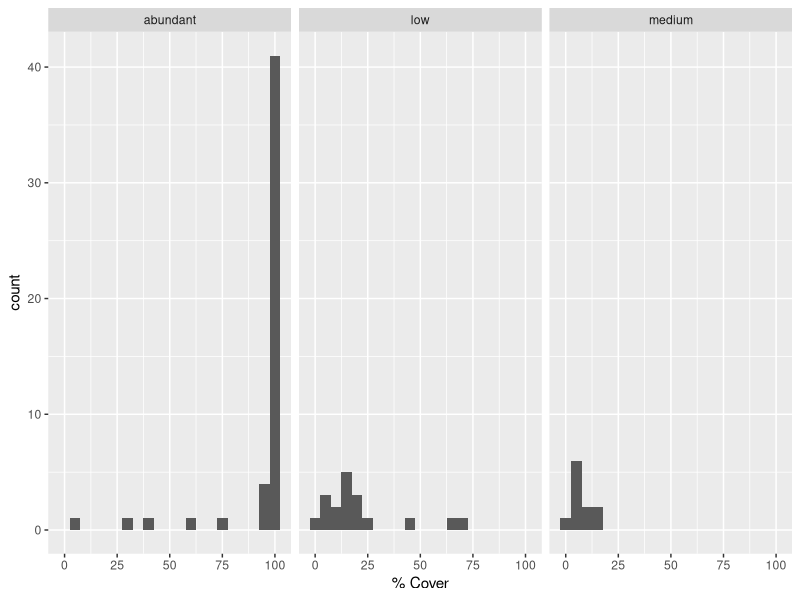

Reproduce this figure in R.
#Final Project 


#A project-specific ‘R’ project + Git Hub repository (see name of project) ----
#evidence of version control ... (Show GitHub repository) ----

library(readxl)

#read in data (see below) ----
data <- read_xlsx('SFBVEG2013.xlsx')


#indexing ----
names(data)
species <- unique(data$Species)

#subsetting ----

jc1 <- subset(x = data, data$TransectID == 'Jaumea carnosa', select = c('Canopy Height', 'Density'))
jc1
jc2 <- subset(x=data, data$Species == 'Jaumea carnosa', select = c('Canopy Height', '% Cover'))
jc2


#ordering and summarizing ---- 
library(tidyverse)

names(data)

data$`% Cover` <- as.numeric(data$`% Cover`)

sp.cover <- data %>% group_by(Species) %>% 
  summarise(avg.Cover = mean(`% Cover`, na.rm=T), Cover.stdev = sd(`% Cover`, na.rm = T))
sp.cover

sp.Density <- data %>% group_by(Species) %>% 
  summarise(avg.Density = mean(`Density`, na.rm=T), Density.stdev = sd(`Density`, na.rm = T))
sp.Density

sp.CD <- merge(x=sp.cover, y = sp.Density, by = 'Species' )
sp.CD
sp.CD[3,] 
sp.CD <- sp.CD[-3,]
sp.CD

#use if else and for loop ---- 

coverabundance <- function(x){
  cover <- x[,2]
  
if(cover > 80){ abundance <- 'abundant' }
  else if(cover < 10){abundance <- 'medium'}
  else{abundance <- 'low'}
  return(abundance)
}
sp.CD$abundance <- NA
for(i in 1:nrow(sp.CD)){sp.CD[i,]$abundance <- coverabundance(x = sp.CD[i,])}
sp.CD

#reshape data with melt ---- 

library(reshape2)

sp.AB <- melt(data=sp.CD, id.vars = c('abundance'), measure.vars = 'Species')
sp.AB

#for loop again ----- 
realdeal <- function(x){
  plant <- x[,13]
  if(plant == 'Salicornia pacifica'){abundance <- 'abundant'}
  else if(plant == 'Cuscuta salina'){abundance <- 'medium'}
  else if(plant =='Limonium californicum'){abundance <- 'medium'}
  else{abundance <- 'low'}
  return(abundance)
}

data$abundance <- NA
for(i in 1:nrow(data)){data[i,]$abundance <- realdeal(x = data[i,])}
unique(data$abundance)

#Oh dang, I could have done that with ddply. lol.  

#Use ddply ----- 

library(plyr)
data1 <- ddply(.data = data, .variables = 'Species', function(x){
  p = unique(x$Species)
  abundancy <- function(y){
    if(y == 'Salicornia pacifica') q <- 'abundant'
    else if(y == 'Cuscuta salina') q <- 'medium'
    else if(y=='Limonium californicum') q <- 'medium'
    else q <- 'low'
  }
  x$abundance <- abundancy(y=p)
  return(x)
}, .inform=T, .progress = "text")
head(data1)

library(ggplot2)

#create histogram ---- 

ggplot(data = data1, aes(x = `% Cover`)) + 
  geom_histogram(binwidth = 5) +
  facet_wrap(.~abundance) 
















